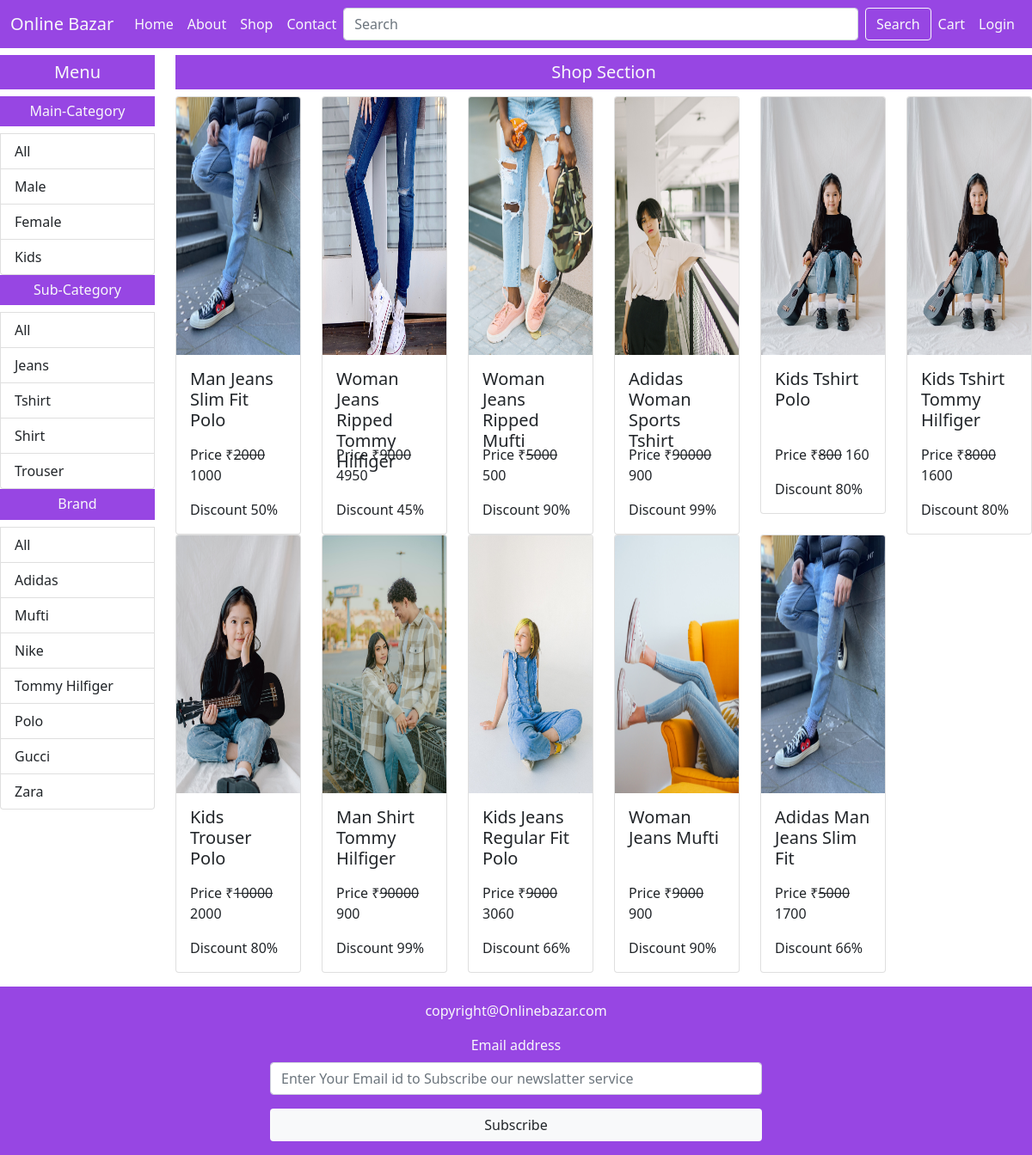
/shop/All/All/All/, run on the app's committed database.
### mainApp/models.py (models this page shows, shortened)
class Maincategory(models.Model):
    id = models.AutoField(primary_key=True)
    name = models.CharField(max_length=20)

class Subcategory(models.Model):
    id = models.AutoField(primary_key=True)
    name = models.CharField(max_length=20)

class Brand(models.Model):
    id = models.AutoField(primary_key=True)
    name = models.CharField(max_length=20)

class Product(models.Model):
    id = models.AutoField(primary_key=True)
    name = models.CharField(max_length=20)
    maincategory = models.ForeignKey(Maincategory,on_delete=models.CASCADE)
    subcategory = models.ForeignKey(Subcategory,on_delete=models.CASCADE)
    brand = models.ForeignKey(Brand,on_delete=models.CASCADE)
    seller = models.ForeignKey(Seller,on_delete=models.CASCADE,default=None)
    baseprice = models.IntegerField()
    discount = models.IntegerField()
    finalprice = models.IntegerField()
    size = models.CharField(max_length=100)
    color = models.CharField(max_length=100)
    description = models.TextField()
    stock = models.CharField(max_length=20,default="In Stock")
    pic1 = models.ImageField(upload_to="images",default="images/noimagep.png",null=True,blank=True)
    pic2 = models.ImageField(upload_to="images",default="images/noimagep.png",null=True,blank=True)
    pic3 = models.ImageField(upload_to="images",default="images/noimagep.png",null=True,blank=True)
    pic4 = models.ImageField(upload_to="images",default="images/noimagep.png",null=True,blank=True)

### mainApp/views.py (the view)
# urls.py: path('shop/<str:mc>/<str:sc>/<str:br>/',views.shopPage),
def shopPage(request, mc, sc, br):
    maincategory = Maincategory.objects.all()
    subcategory = Subcategory.objects.all()
    brand = Brand.objects.all()
    if(request.method == "POST"):
        search = request.POST.get('search')
        products = Product.objects.filter(Q(name__icontains=search))
    else:
        if(mc == "All" and sc == "All" and br == "All"):
            products = Product.objects.all()
        elif(mc != "All" and sc == "All" and br == "All"):
            products = Product.objects.filter(
                maincategory=Maincategory.objects.get(name=mc))
        elif(mc == "All" and sc != "All" and br == "All"):
            products = Product.objects.filter(
                subcategory=Subcategory.objects.get(name=sc))
        elif(mc == "All" and sc == "All" and br != "All"):
            products = Product.objects.filter(brand=Brand.objects.get(name=br))
        elif(mc != "All" and sc != "All" and br == "All"):
            products = Product.objects.filter(maincategory=Maincategory.objects.get(
                name=mc), subcategory=Subcategory.objects.get(name=sc))
        elif(mc != "All" and sc == "All" and br != "All"):
            products = Product.objects.filter(maincategory=Maincategory.objects.get(
                name=mc), brand=Brand.objects.get(name=br))
        elif(mc == "All" and sc != "All" and br != "All"):
            products = Product.objects.filter(subcategory=Subcategory.objects.get(
                name=sc), brand=Brand.objects.get(name=br))
        else:
            products = Product.objects.filter(maincategory=Maincategory.objects.get(
                name=mc), subcategory=Subcategory.objects.get(name=sc), brand=Brand.objects.get(name=br))
    products = products[::-1]
    return render(request, "shop.html", {"Product": products,
                                         "Maincategory": maincategory,
                                         "Subcategory": subcategory,
                                         "Brand": brand,
                                         "mc": mc, "sc": sc, "br": br
                                         })

### mainApp/templates/shop.html (shortened to what this page needs)
{% extends 'index.html' %}
{% load static %}
{% block body %}
<div class="mt-3">
    <div class="row">
        <div class="col-xxl-1 col-xl-2 col-lg-3 col-md-4 col-sm-6 col-12">
            <h5 class="background text-light text-center p-2">Menu</h5>
            <div class="list-group">
                <h6 class="background text-light text-center p-2">Main-Category</h6>
                <a href="/shop/All/{{sc}}/{{br}}/" class="list-group-item list-group-item-action">All</a>
                {% for i in Maincategory %}
                <a href="/shop/{{i.name}}/{{sc}}/{{br}}/" class="list-group-item list-group-item-action">{{i.name}}</a>
                {% endfor %}
            </div>
            <div class="list-group">
                <h6 class="background text-light text-center p-2">Sub-Category</h6>
                <a href="/shop/{{mc}}/All/{{br}}/" class="list-group-item list-group-item-action">All</a>
                {% for i in Subcategory %}
                <a href="/shop/{{mc}}/{{i.name}}/{{br}}/" class="list-group-item list-group-item-action">{{i.name}}</a>
                {% endfor %}
            </div>
            <div class="list-group">
                <h6 class="background text-light text-center p-2">Brand</h6>
                <a href="/shop/{{mc}}/{{sc}}/All/" class="list-group-item list-group-item-action">All</a>
                {% for i in Brand %}
                <a href="/shop/{{mc}}/{{sc}}/{{i.name}}/" class="list-group-item list-group-item-action">{{i.name}}</a>
                {% endfor %}
            </div>
        </div>
        <div class="col-xxl-11 col-xl-10 col-lg-9 col-md-8 col-sm-6 col-12">
            <h5 class="background text-light text-center p-2">Shop Section</h5>
            <div class="row">
                {% for i in Product %}
                <div class="col-xxl-2 col-xl-2 col-lg-3 col-md-4 col-sm-6 col-12">
                  <div class="card">
                    <a href="/single-product-page/{{i.id}}/"><img src={{i.pic1.url}} height="300px" class="card-img-top" alt="..."></a>
                    <div class="card-body">
                      <h5 class="card-title" style="height: 80px;">{{i.name}}</h5>
                      <p class="card-text">Price &#8377;<del>{{i.baseprice}}</del> {{i.finalprice}}</p>
                      <p class="card-text">Discount {{i.discount}}%</p>
                    </div>
                  </div>
                </div>
                {% endfor %}
              </div>
        </div>
    </div>
</div>
{% endblock %}

### mainApp/templates/index.html (shortened to what this page needs)
{% load static %}
<!DOCTYPE html>
<html lang="en">
<head>
  <link rel="stylesheet" href="https://cdnjs.cloudflare.com/ajax/libs/font-awesome/4.7.0/css/font-awesome.min.css">
  <link href="https://cdn.jsdelivr.net/npm/bootstrap@5.1.3/dist/css/bootstrap.min.css" rel="stylesheet"
>
  <link rel="stylesheet" href="{% static 'css/style.css'%}">
</head>
<body>
  <nav class="navbar navbar-expand-lg navbar-light background fixed-top">
    <div class="container-fluid">
      <a class="navbar-brand text-light" href="/">Online Bazar</a>
      <div class="collapse navbar-collapse" id="navbarSupportedContent">
        <ul class="navbar-nav me-auto mb-2 mb-lg-0">
          <li class="nav-item">
            <a class="nav-link text-light active" aria-current="page" href="/">Home</a>
          </li>
          <li class="nav-item">
            <a class="nav-link text-light" href="#">About</a>
          </li>
          <li class="nav-item">
            <a class="nav-link text-light" href="/shop/All/All/All/">Shop</a>
          </li>
          <li class="nav-item">
            <a class="nav-link text-light" href="/contact/">Contact</a>
          </li>
        </ul>
        <form class="d-flex w-100" method="post" action="/shop/All/All/All/">
          <input class="form-control me-2" type="search" name="search" placeholder="Search" aria-label="Search">
          <button class="btn btn-outline-light" type="submit">Search</button>
        </form>
        <ul class="navbar-nav me-auto mb-2 mb-lg-0">
          <li class="nav-item">
            <a class="nav-link text-light" href="/cart/">Cart</a>
          </li>
          {% if request.user.is_authenticated %}
          <li class="nav-item dropdown">
            <a class="nav-link text-light dropdown-toggle" href="#" id="navbarDropdown" role="button"
              data-bs-toggle="dropdown" aria-expanded="false">
              {{request.user}}
            </a>
            <ul class="dropdown-menu" aria-labelledby="navbarDropdown">
              <li><a class="dropdown-item" href="/profile/">Profile</a></li>
              <li><a class="dropdown-item" href="/logout/">Logout</a></li>
            </ul>
          </li>
          {% else %}
          <li class="nav-item">
            <a class="nav-link text-light" href="/login/">Login</a>
          </li>
          {% endif %}
        </ul>
      </div>
    </div>
  </nav>
  <br>
  <br>
  {% block body %}{% endblock %}
  <footer class="background p-3 text-light text-center mt-3">
    <p>copyright@Onlinebazar.com</p>
    <div class="row">
      <div class="col-md-3 col-sm-12 col-12"></div>
      <div class="col-md-6 col-sm-12 col-12">
        <form action="/" method="post">
          <div class="mb-3">
            <label for="email" class="form-label">Email address</label>
            <input type="email" class="form-control" name="email" placeholder="Enter Your Email id to Subscribe our newslatter service">
          </div>
          <button type="submit" class="btn bg-light w-100">Subscribe</button>
        </form>
      </div>
      <div class="col-md-3 col-sm-12 col-12"></div>
    </div>
  </footer>
</body>
</html>

### mainApp/static/css/style.css (style rules this page uses)
.background { background-color: rgb(151, 70, 227); }

### data on the page
Maincategory: name "Male"
Maincategory: name "Female"
Maincategory: name "Kids"
Subcategory: name "Jeans"
Subcategory: name "Tshirt"
Subcategory: name "Shirt"
Subcategory: name "Trouser"
Brand: name "Adidas"
Brand: name "Mufti"
Brand: name "Nike"
Brand: name "Tommy Hilfiger"
Brand: name "Polo"
Brand: name "Gucci"
Brand: name "Zara"
Product: pic1 (picture), name "Man Jeans Slim Fit Polo", baseprice "2000", finalprice "1000", discount "50"
Product: pic1 (picture), name "Woman Jeans Ripped Tommy Hilfiger", baseprice "9000", finalprice "4950", discount "45"
Product: pic1 (picture), name "Woman Jeans Ripped Mufti", baseprice "5000", finalprice "500", discount "90"
Product: pic1 (picture), name "Adidas Woman Sports Tshirt", baseprice "90000", finalprice "900", discount "99"
Product: pic1 (picture), name "Kids Tshirt Polo", baseprice "800", finalprice "160", discount "80"
Product: pic1 (picture), name "Kids Tshirt Tommy Hilfiger", baseprice "8000", finalprice "1600", discount "80"
Product: pic1 (picture), name "Kids Trouser Polo", baseprice "10000", finalprice "2000", discount "80"
Product: pic1 (picture), name "Man Shirt Tommy Hilfiger", baseprice "90000", finalprice "900", discount "99"
Product: pic1 (picture), name "Kids Jeans Regular Fit Polo", baseprice "9000", finalprice "3060", discount "66"
Product: pic1 (picture), name "Woman Jeans Mufti", baseprice "9000", finalprice "900", discount "90"
Product: pic1 (picture), name "Adidas Man Jeans Slim Fit", baseprice "5000", finalprice "1700", discount "66"
